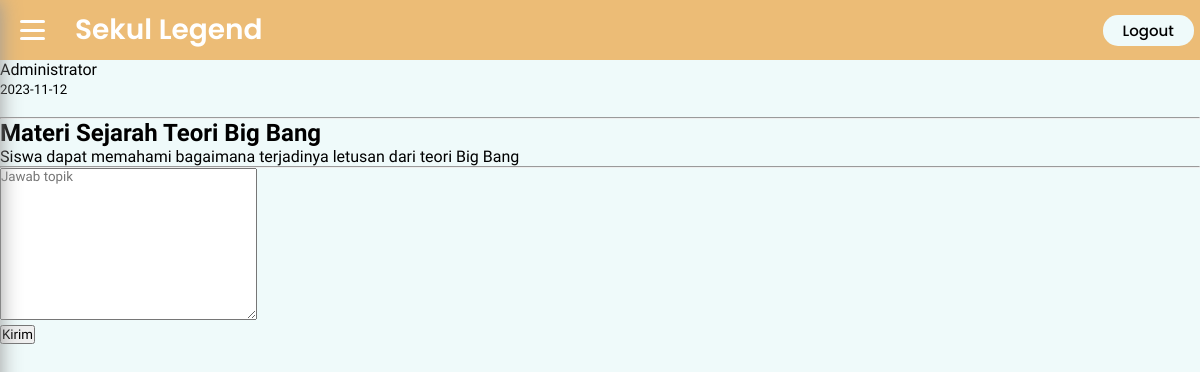
The app's page /diskusi/lihat_topik.php?id=20 (signed in) with its own data.
### tables this page shows
CREATE TABLE `topik` (
  `id` int(11) NOT NULL,
  `judul` text NOT NULL,
  `deskripsi` text DEFAULT NULL,
  `tanggal` date NOT NULL DEFAULT current_timestamp(),
  `id_user` int(11) NOT NULL
);

CREATE TABLE `user` (
  `id_user` int(11) NOT NULL,
  `nama` varchar(255) NOT NULL,
  `username` varchar(255) NOT NULL,
  `password` varchar(255) NOT NULL,
  `level` enum('Admin','Guru','Siswa') NOT NULL DEFAULT 'Siswa',
  `kd_kelas` char(4) NOT NULL
);

### diskusi/lihat_topik.php (the view, shortened to what this page needs)
<?php
    include '../koneksi.php';
?>
<!DOCTYPE html>
<html lang="en">
<head>
    <link rel="stylesheet" href="discusion.css" type="text/css">
</head>
<body>
    <nav>
        <div class="toggle">
            <span></span>
            <span></span>
            <span></span>
        </div>
        <p class="namalogo">Sekul Legend</p>
        <div class="menu-header">
            <a class="logout" href="../logout.php">Logout</a>
        </div>
    </nav>
    <div class="komentar">
        <?php
            if(isset($_GET['id']) && !empty($_GET['id'])){
                $sql = "SELECT topik.*, user.nama from topik INNER JOIN user ON topik.id_user = user.id_user WHERE id = " . $_GET['id'];
                $query = mysqli_query($conn, $sql);
                $row = mysqli_fetch_array($query);
                if(empty($row)){
                    echo '<p class="text-warning">Topik Tidak Ditemukan</p>';
                }else{
                    ?>
                        <div class="komen1">
                            <div class="kolomKomen1">
                                <div class="isiKomen1"><?php echo htmlentities($row['nama']) ?></div>
                                <small><?php echo htmlentities($row['tanggal']); ?></small>
                            </div>
                        </div><br>
                        <hr>
                        <h2><?php echo htmlentities($row['judul']) ?></h2>
                        <p><?php echo nl2br (htmlentities($row['deskripsi'])) ?></p>
                        <hr>
                        <form action="jawab_topik.php" method="post">
                            <div>
                                <textarea name="komentar" cols="30" rows="10" placeholder="Jawab topik"></textarea>
                            </div>
                            <div>
                                <input type="submit" name="submit" value="Kirim">
                            </div>
                        </form>
                    <?php
                }
            }
        ?>
    </div>
</body>
</html>

### diskusi/discusion.css (style rules this page uses)
* { font-family: "Poppins", sans-serif; font-family: "PT Sans", sans-serif; text-decoration: none; padding: 0; margin: 0; color: black; box-sizing: border-box; }
body { overflow-x: hidden; background-color: #effafa; }
.namalogo { margin-left: 10px; font-family: "Poppins"; font-size: 28px; font-weight: 600; color: white; }
nav { display: flex; background-color: #ecbc76; height: 60px; align-items: center; }
.toggle { display: flex; margin: 20px; flex-direction: column; height: 20px; left: 0; justify-content: space-between; position: relative; }
.toggle span { display: block; width: 25px; height: 3px; background-color: white; border-radius: 3px; }
.menu-header { margin-left: 70%; }
.logout { font-family: "Poppins"; font-size: 15px; font-weight: 500; color: black; margin-right: 10px; padding: 5px 20px; border-radius: 15px; margin-left: auto; margin-right: auto; background-color: #effafa; }

### records on screen
topik: id_user.nama "Administrator", tanggal "2023-11-12", judul "Materi Sejarah Teori Big Bang", deskripsi "Siswa dapat memahami bagaimana terjadinya letusan dari teori Big Bang"
